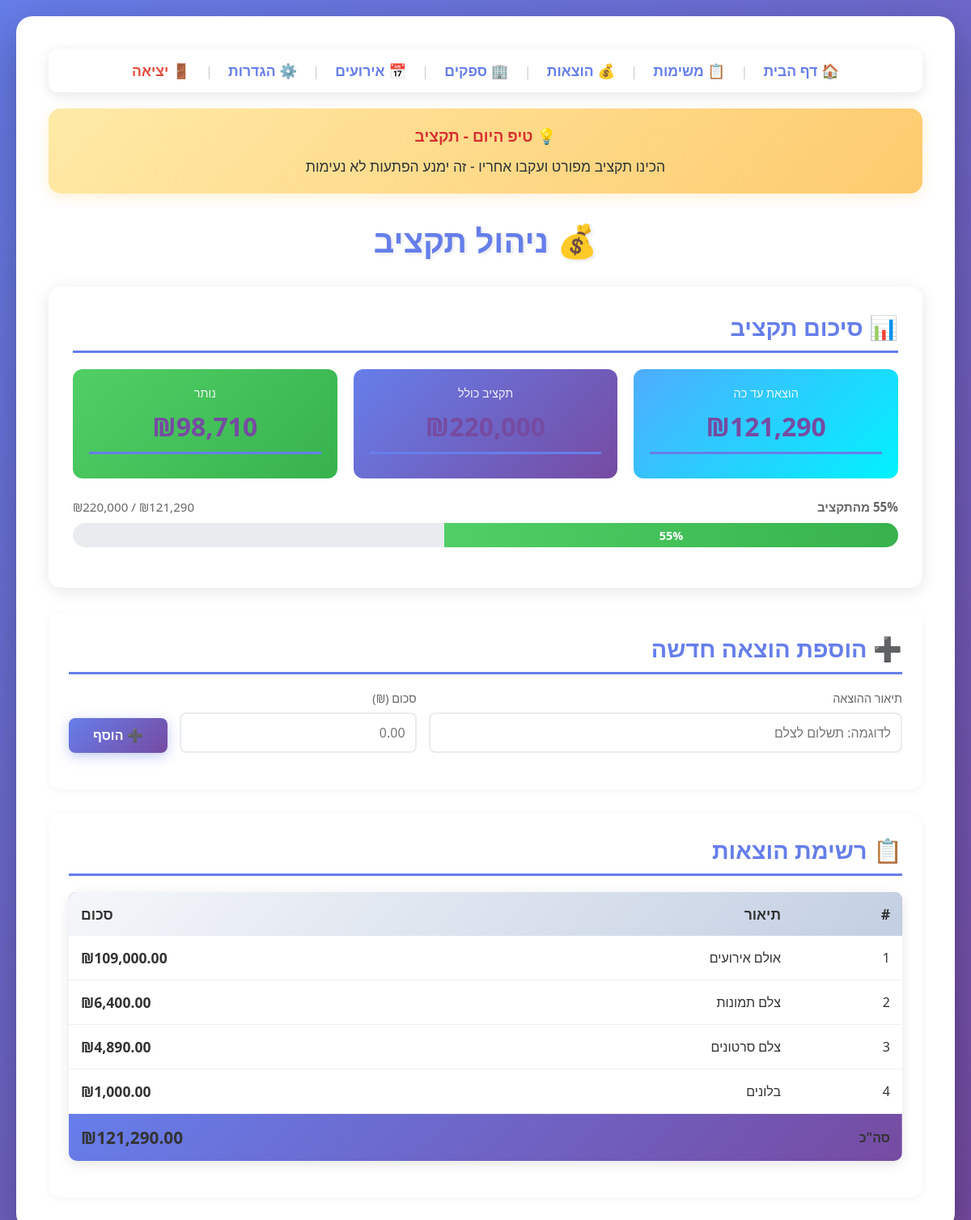
Screenshot of /budget (signed in) with the database file from the repository.
### tables this page shows
CREATE TABLE daily_tips (
    id INTEGER PRIMARY KEY AUTOINCREMENT,
    tip TEXT NOT NULL,
    category TEXT
);

CREATE TABLE users (
    id INTEGER PRIMARY KEY AUTOINCREMENT,
    full_name TEXT NOT NULL,
    email TEXT UNIQUE NOT NULL,
    password_hash TEXT NOT NULL,
    created_at TIMESTAMP DEFAULT CURRENT_TIMESTAMP,
    partner_id INTEGER,
    partner_name TEXT, budget_limit REAL DEFAULT 0,
    FOREIGN KEY (partner_id) REFERENCES users(id)
);

CREATE TABLE expenses (
    id INTEGER PRIMARY KEY AUTOINCREMENT,
    description TEXT NOT NULL,
    amount REAL NOT NULL
, user_id INTEGER, created_at TIMESTAMP);

### app.py (the view, shortened to what this page needs)
@app.route('/budget')
@login_required
def budget():
    user = get_current_user()
    placeholder = '%s' if os.environ.get('DATABASE_URL') else '?'
    budget_query = f'SELECT budget_limit FROM users WHERE id = {placeholder}'
    budget_limit = execute_query(budget_query, (user['id'],), fetch_one=True)['budget_limit'] or 0
    if user['partner_id']:
        expenses_query = f'SELECT * FROM expenses WHERE user_id = {placeholder} OR user_id = {placeholder} ORDER BY created_at DESC'
        expenses = execute_query(expenses_query, (user['id'], user['partner_id']), fetch_all=True)
        total_query = f'SELECT SUM(amount) as total FROM expenses WHERE user_id = {placeholder} OR user_id = {placeholder}'
        total = execute_query(total_query, (user['id'], user['partner_id']), fetch_one=True)['total'] or 0
    budget_percentage = 0
    remaining = budget_limit - total
    is_over_budget = False
    if budget_limit > 0:
        budget_percentage = min(int((total / budget_limit) * 100), 100)
        is_over_budget = total > budget_limit
    tip = get_daily_tip()
    return render_template('budget.html',
                           expenses=expenses,
                           total=total,
                           budget_limit=budget_limit,
                           remaining=remaining,
                           budget_percentage=budget_percentage,
                           is_over_budget=is_over_budget,
                           daily_tip=tip)

### app.py (called while the page is built)
def get_db():
    database_url = os.environ.get('DATABASE_URL')
    if database_url:
        import psycopg2
        import psycopg2.extras
        if database_url.startswith('postgres://'):
            database_url = database_url.replace('postgres://', 'postgresql://', 1)
        conn = psycopg2.connect(database_url)
        conn.cursor_factory = psycopg2.extras.RealDictCursor
        return conn
    else:
        import sqlite3
        conn = sqlite3.connect('database.db')
        conn.row_factory = sqlite3.Row
        return conn

def execute_query(query, params=None, fetch_one=False, fetch_all=False, commit=False):
    conn = get_db()
    cursor = conn.cursor()
    try:
        if params:
            cursor.execute(query, params)
        else:
            cursor.execute(query)
        if commit:
            conn.commit()
            result = cursor.rowcount
        elif fetch_one:
            result = cursor.fetchone()
        elif fetch_all:
            result = cursor.fetchall()
        else:
            result = None
        return result
    finally:
        cursor.close()
        conn.close()

def login_required(f):
    @wraps(f)
    def decorated_function(*args, **kwargs):
        if 'user_id' not in session:
            flash('עליך להתחבר כדי לגשת לדף זה', 'error')
            return redirect(url_for('login'))
        return f(*args, **kwargs)
    return decorated_function

def get_current_user():
    if 'user_id' in session:
        query = 'SELECT * FROM users WHERE id = %s' if os.environ.get('DATABASE_URL') else 'SELECT * FROM users WHERE id = ?'
        return execute_query(query, (session['user_id'],), fetch_one=True)
    return None

def get_daily_tip():
    import random
    from datetime import date
    today = date.today()
    seed = int(today.strftime('%Y%m%d'))
    random.seed(seed)
    tips = execute_query('SELECT tip, category FROM daily_tips', fetch_all=True)
    if tips:
        tip = random.choice(tips)
        return {'tip': tip['tip'], 'category': tip['category']}
    return {'tip': 'תכננו את החתונה שלכם בהנאה!', 'category': 'כללי'}

### templates/budget.html (shortened to what this page needs)
<!DOCTYPE html>
<html lang="he" dir="rtl">
<head>
    <link rel="stylesheet" href="{{ url_for('static', filename='css/style.css') }}">
</head>
<body>
    <div class="container">
        <nav style="background: rgba(255,255,255,0.95); padding: 15px; border-radius: 12px; margin-bottom: 20px; text-align: center; box-shadow: 0 4px 15px rgba(0,0,0,0.1);">
            <a href="/" style="margin: 0 15px; font-size: 1.1rem; text-decoration: none; color: #667eea; transition: all 0.3s;">🏠 דף הבית</a>
            <span style="color: #ccc;">|</span>
            <a href="/tasks" style="margin: 0 15px; font-size: 1.1rem; text-decoration: none; color: #667eea; transition: all 0.3s;">📋 משימות</a>
            <span style="color: #ccc;">|</span>
            <a href="/budget" style="margin: 0 15px; font-size: 1.1rem; text-decoration: none; color: #667eea; font-weight: bold; transition: all 0.3s;">💰 הוצאות</a>
            <span style="color: #ccc;">|</span>
            <a href="/suppliers" style="margin: 0 15px; font-size: 1.1rem; text-decoration: none; color: #667eea; transition: all 0.3s;">🏢 ספקים</a>
            <span style="color: #ccc;">|</span>
            <a href="/events" style="margin: 0 15px; font-size: 1.1rem; text-decoration: none; color: #667eea; transition: all 0.3s;">📅 אירועים</a>
            <span style="color: #ccc;">|</span>
            <a href="/settings" style="margin: 0 15px; font-size: 1.1rem; text-decoration: none; color: #667eea; transition: all 0.3s;">⚙️ הגדרות</a>
            <span style="color: #ccc;">|</span>
            <a href="/logout" style="margin: 0 15px; font-size: 1.1rem; text-decoration: none; color: #e74c3c; transition: all 0.3s;">🚪 יציאה</a>
        </nav>
        {% if daily_tip %}
        <div class="daily-tip">
            <div class="tip-header">💡 טיפ היום - {{ daily_tip.category }}</div>
            <div class="tip-content">{{ daily_tip.tip }}</div>
        </div>
        {% endif %}
        <h1>💰 ניהול תקציב</h1>
        <div style="background: white; padding: 30px; border-radius: 15px; box-shadow: 0 4px 20px rgba(0,0,0,0.1); margin-bottom: 30px;">
            <h2 style="margin-top: 0; color: #667eea; display: flex; align-items: center; gap: 10px;">
                📊 סיכום תקציב
            </h2>
            {% if budget_limit > 0 %}
                <div style="display: grid; grid-template-columns: 1fr 1fr 1fr; gap: 20px; margin-bottom: 25px;">
                    <div style="text-align: center; padding: 20px; background: linear-gradient(135deg, {% if is_over_budget %}#f093fb 0%, #f5576c 100%{% else %}#4facfe 0%, #00f2fe 100%{% endif %}); border-radius: 12px; color: white;">
                        <p style="margin: 0; font-size: 0.9em; opacity: 0.9;">הוצאת עד כה</p>
                        <h2 style="margin: 10px 0; font-size: 2em;">₪{{ "{:,.0f}".format(total) }}</h2>
                    </div>
                    <div style="text-align: center; padding: 20px; background: linear-gradient(135deg, #667eea 0%, #764ba2 100%); border-radius: 12px; color: white;">
                        <p style="margin: 0; font-size: 0.9em; opacity: 0.9;">תקציב כולל</p>
                        <h2 style="margin: 10px 0; font-size: 2em;">₪{{ "{:,.0f}".format(budget_limit) }}</h2>
                    </div>
                    <div style="text-align: center; padding: 20px; background: linear-gradient(135deg, {% if is_over_budget %}#ff6b6b 0%, #c92a2a 100%{% else %}#51cf66 0%, #37b24d 100%{% endif %}); border-radius: 12px; color: white;">
                        <p style="margin: 0; font-size: 0.9em; opacity: 0.9;">{% if is_over_budget %}חריגה{% else %}נותר{% endif %}</p>
                        <h2 style="margin: 10px 0; font-size: 2em;">₪{{ "{:,.0f}".format(remaining|abs) }}</h2>
                    </div>
                </div>
                <div style="margin-bottom: 20px;">
                    <div style="display: flex; justify-content: space-between; margin-bottom: 10px; font-size: 0.95em; color: #666;">
                        <span style="font-weight: bold;">{{ budget_percentage }}% מהתקציב</span>
                        <span>₪{{ "{:,.0f}".format(total) }} / ₪{{ "{:,.0f}".format(budget_limit) }}</span>
                    </div>
                    <div style="background: #e9ecef; height: 30px; border-radius: 15px; overflow: hidden; position: relative;">
                        <div style="background: {% if is_over_budget %}linear-gradient(90deg, #f093fb 0%, #f5576c 100%){% elif budget_percentage > 80 %}linear-gradient(90deg, #ffd93d 0%, #ff6b6b 100%){% else %}linear-gradient(90deg, #51cf66 0%, #37b24d 100%){% endif %}; height: 100%; width: {{ budget_percentage }}%; transition: width 0.5s ease; display: flex; align-items: center; justify-content: center; color: white; font-weight: bold; font-size: 0.9em;">
                            {% if budget_percentage > 10 %}{{ budget_percentage }}%{% endif %}
                        </div>
                    </div>
                </div>
            {% endif %}
        </div>
        <div style="background: white; padding: 25px; border-radius: 15px; box-shadow: 0 2px 10px rgba(0,0,0,0.05); margin-bottom: 30px;">
            <h2 style="margin-top: 0; color: #667eea;">➕ הוספת הוצאה חדשה</h2>
            <form action="/budget/add" method="post" style="display: grid; grid-template-columns: 2fr 1fr auto; gap: 15px; align-items: end;">
                <div>
                    <label style="display: block; margin-bottom: 8px; color: #666; font-size: 0.9em;">תיאור ההוצאה</label>
                    <input type="text" name="description" placeholder="לדוגמה: תשלום לצלם" required style="width: 100%; padding: 12px; border: 2px solid #e9ecef; border-radius: 8px; font-size: 1em;">
                </div>
                <div>
                    <label style="display: block; margin-bottom: 8px; color: #666; font-size: 0.9em;">סכום (₪)</label>
                    <input type="number" name="amount" placeholder="0.00" step="0.01" required style="width: 100%; padding: 12px; border: 2px solid #e9ecef; border-radius: 8px; font-size: 1em;">
                </div>
                <button type="submit" style="padding: 12px 30px; background: linear-gradient(135deg, #667eea 0%, #764ba2 100%); color: white; border: none; border-radius: 8px; font-size: 1em; font-weight: bold; cursor: pointer; transition: transform 0.2s;" onmouseover="this.style.transform='translateY(-2px)'" onmouseout="this.style.transform='translateY(0)'">
                    ➕ הוסף
                </button>
            </form>
        </div>
        <div style="background: white; padding: 25px; border-radius: 15px; box-shadow: 0 2px 10px rgba(0,0,0,0.05);">
            <h2 style="margin-top: 0; color: #667eea;">📋 רשימת הוצאות</h2>
            {% if expenses %}
                <table style="width: 100%; border-collapse: collapse;">
                    <thead>
                        <tr style="background: linear-gradient(135deg, #f5f7fa 0%, #c3cfe2 100%); border-radius: 8px;">
                            <th style="padding: 15px; text-align: right; font-weight: bold; color: #333;">#</th>
                            <th style="padding: 15px; text-align: right; font-weight: bold; color: #333;">תיאור</th>
                            <th style="padding: 15px; text-align: left; font-weight: bold; color: #333;">סכום</th>
                        </tr>
                    </thead>
                    <tbody>
                        {% for expense in expenses %}
                        <tr style="border-bottom: 1px solid #f0f0f0; transition: background 0.2s;" onmouseover="this.style.background='#f8f9fa'" onmouseout="this.style.background='white'">
                            <td style="padding: 15px; color: #999;">{{ loop.index }}</td>
                            <td style="padding: 15px; color: #333;">{{ expense.description }}</td>
                            <td style="padding: 15px; text-align: left; font-weight: bold; color: #667eea; font-size: 1.1em;">₪{{ "{:,.2f}".format(expense.amount) }}</td>
                        </tr>
                        {% endfor %}
                    </tbody>
                    <tfoot>
                        <tr style="background: linear-gradient(135deg, #667eea 0%, #764ba2 100%); color: white; font-weight: bold;">
                            <td style="padding: 15px;" colspan="2">סה"כ</td>
                            <td style="padding: 15px; text-align: left; font-size: 1.3em;">₪{{ "{:,.2f}".format(total) }}</td>
                        </tr>
                    </tfoot>
                </table>
            {% else %}
                <div class="empty-message" style="text-align: center; padding: 60px 20px; color: #999;">
                    <p style="font-size: 4em; margin: 0 0 20px 0;">📭</p>
                    <p style="font-size: 1.2em; margin: 0;">אין הוצאות עדיין</p>
                    <p style="margin: 10px 0 0 0; color: #bbb;">הוסף את ההוצאה הראשונה שלך למעלה ↑</p>
                </div>
            {% endif %}
        </div>
    </div>
</body>
</html>

### static/css/style.css (style rules this page uses)
* { margin: 0; padding: 0; box-sizing: border-box; }
body { font-family: 'Segoe UI', Tahoma, Geneva, Verdana, sans-serif; background: linear-gradient(135deg, #667eea 0%, #764ba2 100%); min-height: 100vh; padding: 20px; direction: rtl; }
.container { max-width: 1200px; margin: 0 auto; background: white; padding: 40px; border-radius: 20px; box-shadow: 0 20px 60px rgba(0, 0, 0, 0.3); animation: fadeIn 0.5s ease-in; }
.daily-tip { background: linear-gradient(135deg, #ffeaa7 0%, #fdcb6e 100%); padding: 20px; border-radius: 15px; margin-bottom: 30px; box-shadow: 0 4px 15px rgba(253, 203, 110, 0.3); animation: pulse 2s infinite; }
.tip-header { font-size: 1.2rem; font-weight: bold; color: #d63031; margin-bottom: 10px; text-align: center; }
.tip-content { font-size: 1.1rem; color: #2d3436; text-align: center; line-height: 1.6; }
h1 { color: #667eea; text-align: center; margin-bottom: 30px; font-size: 2.5rem; text-shadow: 2px 2px 4px rgba(0, 0, 0, 0.1); }
h2 { color: #764ba2; margin: 30px 0 20px 0; padding-bottom: 10px; border-bottom: 3px solid #667eea; font-size: 1.8rem; }
form { margin: 20px 0; display: flex; gap: 10px; flex-wrap: wrap; align-items: center; }
input[type="text"], input[type="number"], input[type="email"], input[type="password"], input[type="date"], input[type="time"], input[type="tel"], textarea, select { flex: 1; min-width: 200px; padding: 15px; border: 2px solid #e0e0e0; border-radius: 10px; font-size: 1rem; transition: all 0.3s; font-family: 'Segoe UI', Tahoma, Geneva, Verdana, sans-serif; }
button { padding: 15px 30px; background: linear-gradient(135deg, #667eea 0%, #764ba2 100%); color: white; border: none; border-radius: 10px; font-size: 1rem; font-weight: bold; cursor: pointer; transition: all 0.3s; box-shadow: 0 4px 15px rgba(102, 126, 234, 0.4); }
table { width: 100%; border-collapse: collapse; margin: 20px 0; background: white; border-radius: 10px; overflow: hidden; box-shadow: 0 4px 15px rgba(0, 0, 0, 0.1); }
thead { background: linear-gradient(135deg, #667eea 0%, #764ba2 100%); color: white; }
th { padding: 15px; text-align: right; font-weight: bold; font-size: 1.1rem; }
td { padding: 15px; border-bottom: 1px solid #f0f0f0; text-align: right; color: #333 !important; vertical-align: middle; }
tr:last-child td { border-bottom: none; }
a { color: #667eea; text-decoration: none; font-weight: bold; transition: all 0.3s; }

### rows the page displays
daily_tips: category "תקציב", tip "הכינו תקציב מפורט ועקבו אחריו - זה ימנע הפתעות לא נעימות"
users: budget_limit "220,000"
expenses: description "אולם אירועים", amount "109,000.00"
expenses: description "צלם תמונות", amount "6,400.00"
expenses: description "צלם סרטונים", amount "4,890.00"
expenses: description "בלונים", amount "1,000.00"

### other values shown
{{ "{:,.0f}".format(total) }} "121,290"
{{ "{:,.0f}".format(remaining|abs) }} "98,710"
{{ budget_percentage }} "55"
{{ "{:,.2f}".format(total) }} "121,290.00"
